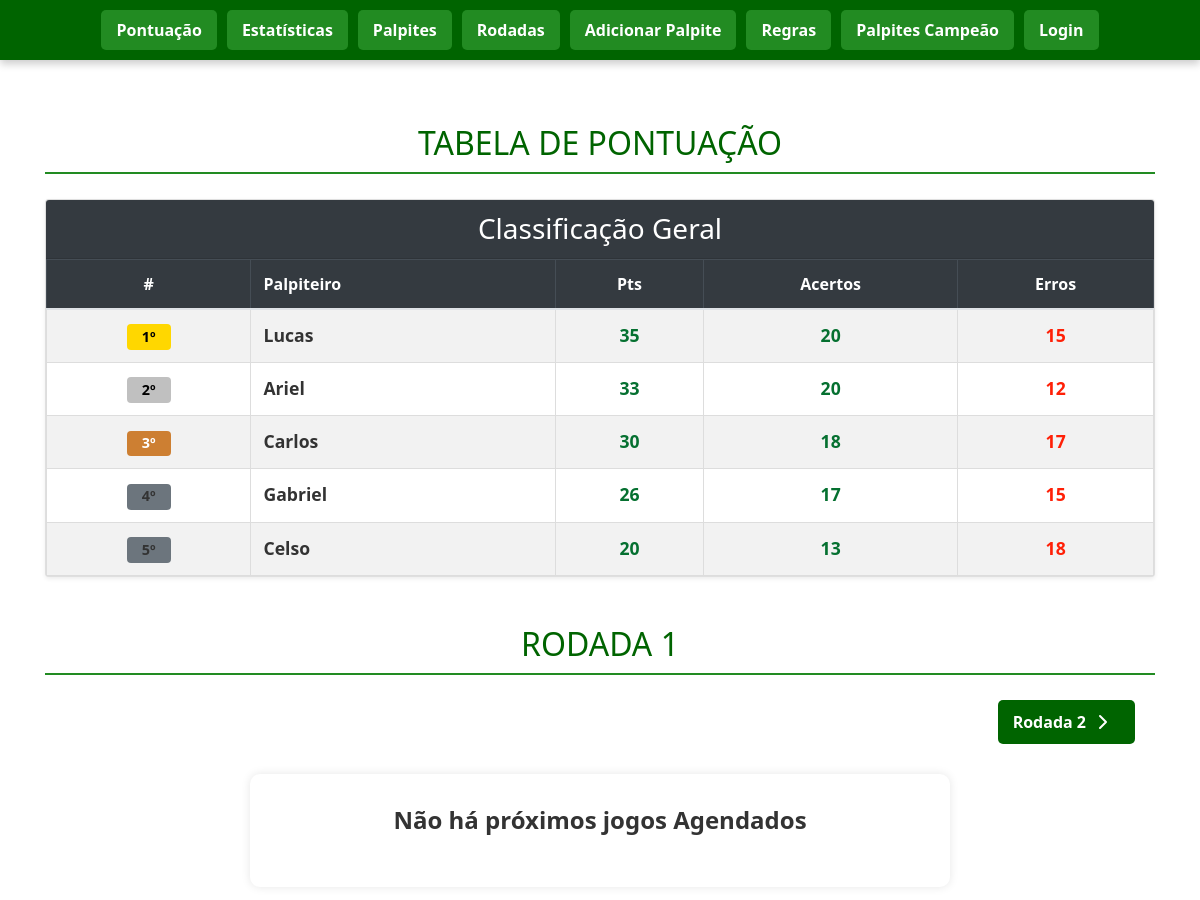
/?rodada=1 (upper part), run on an earlier commit of the app's database.
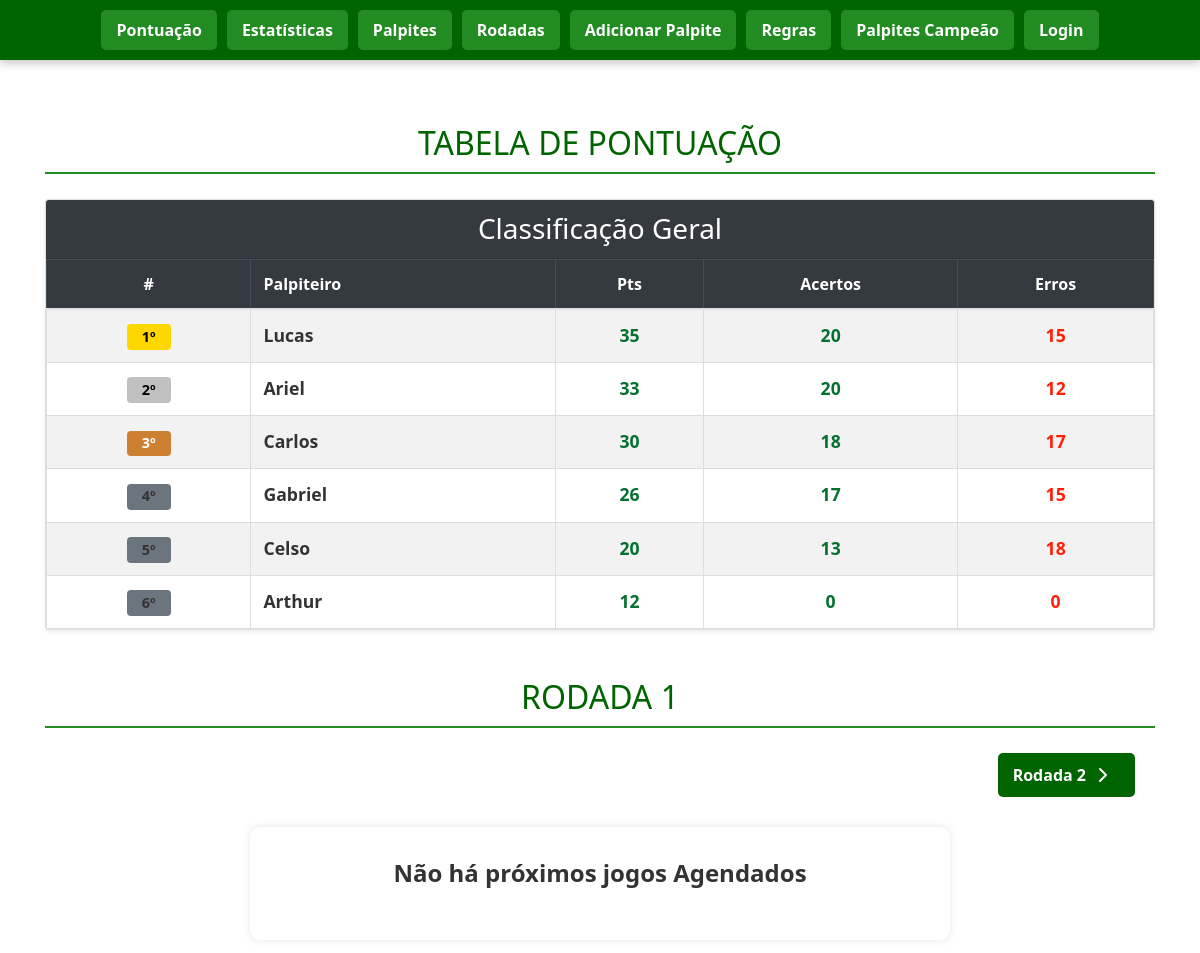
And on a later commit of the database.
### tables this page shows
CREATE TABLE pontuacao (
        id INTEGER PRIMARY KEY AUTOINCREMENT,
        posicao INTEGER,
        nome TEXT UNIQUE,
        pontos INTEGER DEFAULT 0,
        acertos INTEGER DEFAULT 0,
        erros INTEGER DEFAULT 0
    , pontos_bonus INTEGER DEFAULT 0);

### app.py (the view)
@app.route('/')
def index():
    conn = get_db_connection()
    pontuacao = conn.execute('''
        SELECT nome, acertos, erros, pontos, pontos_bonus,
               (pontos + pontos_bonus) as total_pontos
        FROM pontuacao
        ORDER BY total_pontos DESC, acertos DESC
    ''').fetchall()
    agora = datetime.now()
    rodada_param = request.args.get('rodada', type=int)
    rodadas_disponiveis = sorted([r['rodada'] for r in conn.execute("SELECT DISTINCT rodada FROM jogos ORDER BY rodada").fetchall()])
    if rodada_param and rodada_param in rodadas_disponiveis:
        rodada_ativa = rodada_param
    else:
        rodada_ativa = rodadas_disponiveis[-1] if rodadas_disponiveis else 1
    rodada_index = rodadas_disponiveis.index(rodada_ativa) if rodada_ativa in rodadas_disponiveis else -1
    tem_proxima = rodada_index != -1 and rodada_index < len(rodadas_disponiveis) - 1
    tem_anterior = rodada_index > 0
    agora_str = agora.strftime('%Y-%m-%d %H:%M')
    jogos_futuros = conn.execute(
        "SELECT id, rodada, time1_nome, time1_img, time1_sigla, time2_nome, time2_img, time2_sigla, data_hora, local, placar_time1, placar_time2 FROM jogos WHERE rodada = ? AND data_hora > ? ORDER BY data_hora ASC",
        (rodada_ativa, agora_str)
    ).fetchall()
    jogos_passados = conn.execute(
        "SELECT id, rodada, time1_nome, time1_img, time1_sigla, time2_nome, time2_img, time2_sigla, data_hora, local, placar_time1, placar_time2, status FROM jogos WHERE rodada = ? AND data_hora <= ? ORDER BY data_hora DESC",
        (rodada_ativa, agora_str)
    ).fetchall()
    conn.close()
    print(f"\n[LOG] Acessando página inicial - Rodada ativa: {rodada_ativa}")
    print(f"[LOG] Jogos futuros: {len(jogos_futuros)}, Jogos passados: {len(jogos_passados)}\n")
    return render_template('index.html',
        pontuacao=pontuacao,
        rodada_ativa=rodada_ativa,
        jogos_futuros=jogos_futuros,
        jogos_passados=jogos_passados,
        rodadas_disponiveis=rodadas_disponiveis,
        tem_proxima=tem_proxima,
        tem_anterior=tem_anterior,
        proxima_rodada=rodadas_disponiveis[rodada_index + 1] if tem_proxima else None,
        anterior_rodada=rodadas_disponiveis[rodada_index - 1] if tem_anterior else None
    )

### app.py (called while the page is built)
def get_db_connection():
    conn = sqlite3.connect('palpites.db')
    conn.row_factory = sqlite3.Row
    return conn

### templates/index.html (shortened to what the changed rows need)
<!DOCTYPE html>
<html lang="pt">
<head>
    <link rel="stylesheet" href="https://stackpath.bootstrapcdn.com/bootstrap/4.5.2/css/bootstrap.min.css">
    <link rel="stylesheet" href="{{ url_for('static', filename='style.css') }}">
</head>
<body>
    <main style="padding-top: 80px;">
        <div class="container py-4">
            <div class="text-center mb-4">
                <h1 class="display-5 fw-bold" style="color: #006400;">TABELA DE PONTUAÇÃO</h1>
            </div>
        <div class="card shadow-sm mb-5">
            <div class="card-body p-0">
                <div class="table-responsive">
                    <table class="table table-striped table-hover mb-0">
                        <thead class="table-dark">
                            <tr>
                                <th class="text-center">#</th>
                                <th>Palpiteiro</th>
                                <th class="text-center">Pts</th>
                                <th class="text-center">Acertos</th>
                                <th class="text-center">Erros</th>
                            </tr>
                        </thead>
                        <tbody>
                            {% for jogador in pontuacao %}
                            <tr class="align-middle">
                                <td class="text-center">
                                    {% if loop.index == 1 %}
                                        <span class="badge bg-gold">{{ loop.index }}º</span>
                                    {% elif loop.index == 2 %}
                                        <span class="badge bg-silver">{{ loop.index }}º</span>
                                    {% elif loop.index == 3 %}
                                        <span class="badge bg-bronze">{{ loop.index }}º</span>
                                    {% else %}
                                        <span class="badge bg-secondary">{{ loop.index }}º</span>
                                    {% endif %}
                                </td>
                                <td>
                                    <div class="d-flex align-items-center">
                                        <strong class="player-name">{{ jogador.nome }}</strong>
                                    </div>
                                </td>
                                <td class="pri">{{ jogador.total_pontos }}</td>
                                <td class="pri">{{ jogador.acertos }}</td>
                                <td class="qui">{{ jogador.erros }}</td>
                            </tr>
                            {% endfor %}
                        </tbody>
                    </table>
                </div>
            </div>
        </div>
        <h2>RODADA {{ rodada_ativa }}</h2>
        {% if jogos_passados %}
        <br>
        {% endif %}
        </div>
    </main>
</body>
</html>

What changed in the data, as far as the page shows it:
added pontuacao: nome "Arthur", total_pontos "12", acertos "0", erros "0"
